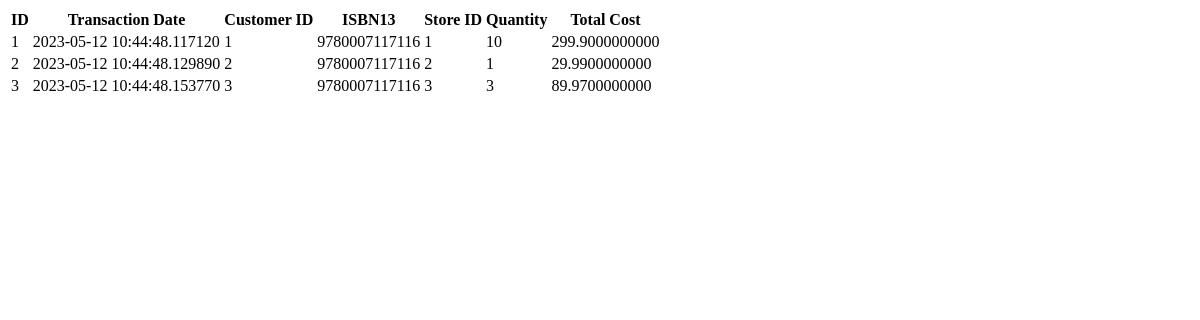
The app's page /transactions, older data.
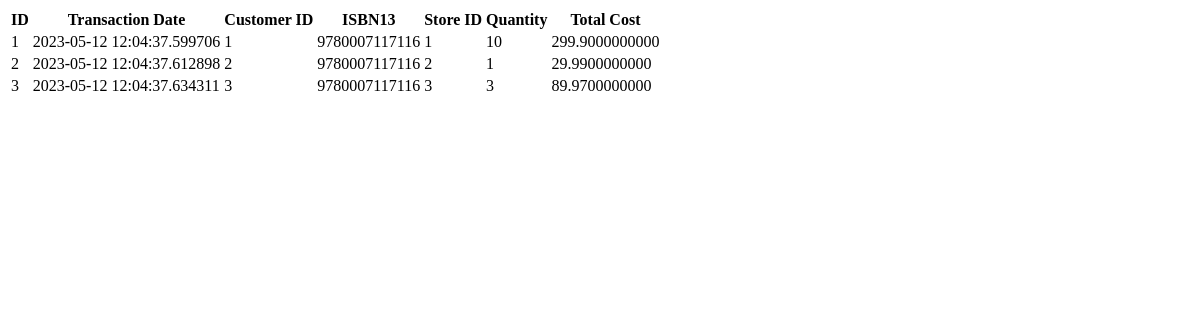
The same page, newer data.
### models.py (models this page shows)
class Transaction(Base):
    __tablename__ = 'Transactions'
    id = Column(Integer, primary_key=True)
    transaction_date = Column(DateTime, default=datetime.utcnow)
    CustomerID = Column(Integer, ForeignKey('Customer.ID'))
    isbn13 = Column(String(13), ForeignKey('Books.isbn13'))
    StoreID = Column(Integer)
    book = relationship("Books")
    quantity = Column(Integer)
    total_cost = Column(Numeric(precision=2))

### app.py (the view)
@app.route('/transactions')
def view():
    transaction_table = db.session.query(Transaction).all()
    sales_info = total_sales()
    return render_template('transactions.html', results=transaction_table, total_sales=sales_info)

### Scripts/utils.py (called while the page is built)
def total_sales():
    with Session() as session:
        total_sales = session.query(func.sum(Transaction.total_cost)).scalar()
        sales = round(total_sales)
        if sales < 10:
            i = "Oh.."
        elif sales == 69 or sales == 420:
            i = "Nice."
        elif sales > 100:
            i = "Ok!"
        elif sales > 1000:
            i = "Sweet!"
        elif sales > 10_000:
            i = "Ay caramba!"
        elif sales > 100_000:
            i = "Wohooo!"
        elif sales > 1_000_000:
            i = "Mr. Bezos.. We meet again."
        print(f'Total sales: {sales} coins. {i}')

### templates/transactions.html (shortened to what this page needs)
<!DOCTYPE html>
<html>
<head>
</head>
<body>
	<table>
		<tr>
			<th>ID</th>
			<th>Transaction Date</th>
			<th>Customer ID</th>
			<th>ISBN13</th>
			<th>Store ID</th>
			<th>Quantity</th>
			<th>Total Cost</th>
		</tr>
		{% for transaction in results %}
		<tr>
			<td>{{ transaction.id }}</td>
			<td>{{ transaction.transaction_date }}</td>
			<td>{{ transaction.CustomerID }}</td>
			<td>{{ transaction.isbn13 }}</td>
			<td>{{ transaction.StoreID }}</td>
			<td>{{ transaction.quantity }}</td>
			<td>{{ transaction.total_cost }}</td>
		</tr>
		{% endfor %}
	</table>
</body>
</html>

Row changes from the older to the newer data that the page shows:
changed Transaction id 1: transaction_date "2023-05-12 10:44:48.117120" → "2023-05-12 12:04:37.599706"
changed Transaction id 2: transaction_date "2023-05-12 10:44:48.129890" → "2023-05-12 12:04:37.612898"
changed Transaction id 3: transaction_date "2023-05-12 10:44:48.153770" → "2023-05-12 12:04:37.634311"
